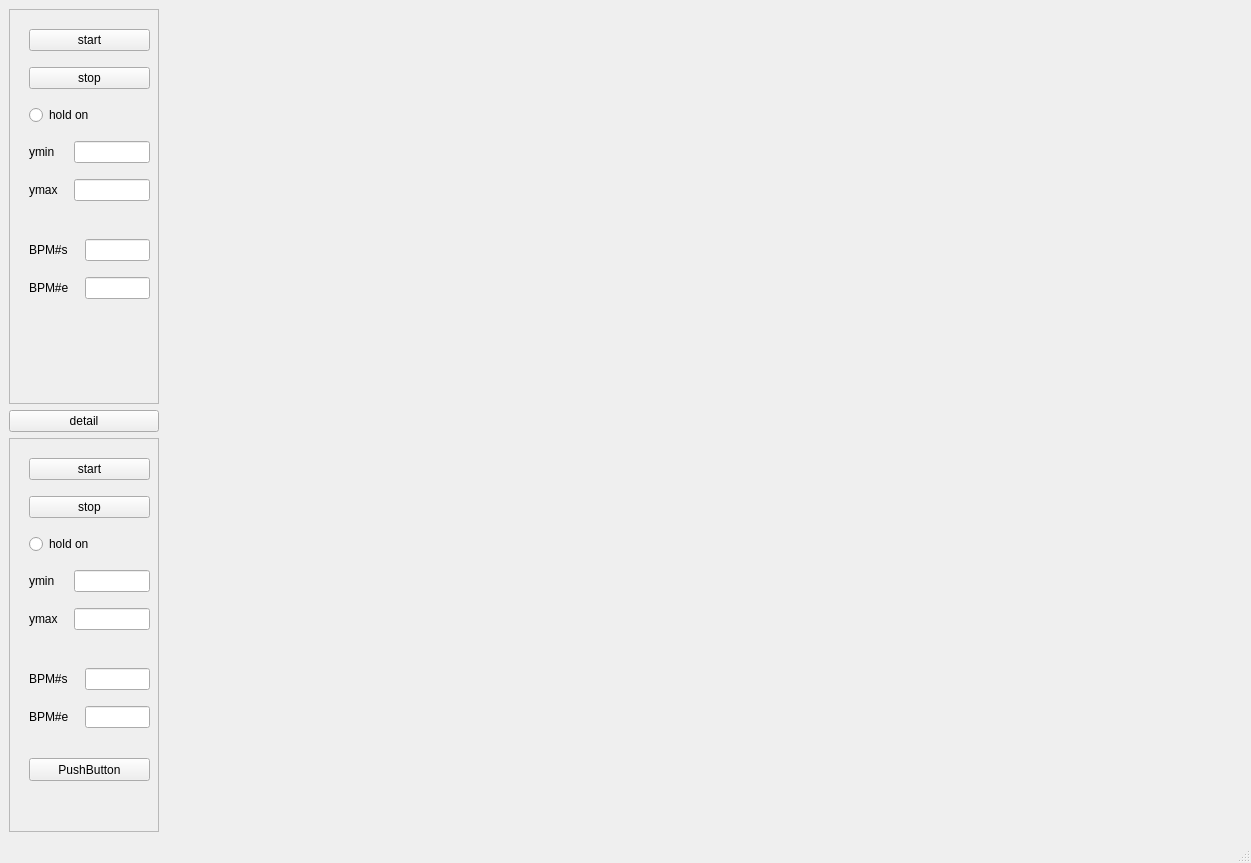
<?xml version="1.0" encoding="UTF-8"?>
<ui version="4.0">
 <class>MainWindow</class>
 <widget class="QMainWindow" name="MainWindow">
  <property name="geometry">
   <rect>
    <x>0</x>
    <y>0</y>
    <width>1251</width>
    <height>863</height>
   </rect>
  </property>
  <property name="windowTitle">
   <string>Orbit Display</string>
  </property>
  <widget class="QWidget" name="centralwidget">
   <layout class="QHBoxLayout" name="horizontalLayout">
    <item>
     <layout class="QHBoxLayout" name="horizontalLayout_2" stretch="1,5">
      <property name="sizeConstraint">
       <enum>QLayout::SetMinAndMaxSize</enum>
      </property>
      <item>
       <layout class="QVBoxLayout" name="verticalLayout_6">
        <item>
         <widget class="QFrame" name="frame_2">
          <property name="maximumSize">
           <size>
            <width>150</width>
            <height>16777215</height>
           </size>
          </property>
          <property name="frameShape">
           <enum>QFrame::StyledPanel</enum>
          </property>
          <property name="frameShadow">
           <enum>QFrame::Raised</enum>
          </property>
          <widget class="QWidget" name="layoutWidget_2">
           <property name="geometry">
            <rect>
             <x>20</x>
             <y>20</y>
             <width>121</width>
             <height>291</height>
            </rect>
           </property>
           <layout class="QVBoxLayout" name="verticalLayout_7">
            <property name="spacing">
             <number>16</number>
            </property>
            <item>
             <layout class="QVBoxLayout" name="verticalLayout_8">
              <property name="spacing">
               <number>16</number>
              </property>
              <item>
               <widget class="QPushButton" name="start_1">
                <property name="text">
                 <string>start</string>
                </property>
               </widget>
              </item>
              <item>
               <widget class="QPushButton" name="stop_1">
                <property name="text">
                 <string>stop</string>
                </property>
               </widget>
              </item>
              <item>
               <widget class="QRadioButton" name="hold_1">
                <property name="text">
                 <string>hold on</string>
                </property>
               </widget>
              </item>
             </layout>
            </item>
            <item>
             <layout class="QFormLayout" name="formLayout_3">
              <item row="0" column="0">
               <widget class="QLabel" name="label_5">
                <property name="text">
                 <string>ymin</string>
                </property>
               </widget>
              </item>
              <item row="0" column="1">
               <widget class="QLineEdit" name="QL_cxmin"/>
              </item>
              <item row="1" column="0">
               <widget class="QLabel" name="label_6">
                <property name="text">
                 <string>ymax</string>
                </property>
               </widget>
              </item>
              <item row="1" column="1">
               <widget class="QLineEdit" name="QL_cxmax"/>
              </item>
             </layout>
            </item>
            <item>
             <layout class="QFormLayout" name="formLayout_2">
              <item row="0" column="0">
               <widget class="QLabel" name="bPMSLabel">
                <property name="text">
                 <string>BPM#s</string>
                </property>
               </widget>
              </item>
              <item row="0" column="1">
               <widget class="QLineEdit" name="bPMSLineEdit"/>
              </item>
              <item row="1" column="0">
               <widget class="QLabel" name="bPMELabel">
                <property name="text">
                 <string>BPM#e</string>
                </property>
               </widget>
              </item>
              <item row="1" column="1">
               <widget class="QLineEdit" name="bPMELineEdit"/>
              </item>
             </layout>
            </item>
           </layout>
          </widget>
         </widget>
        </item>
        <item>
         <widget class="QPushButton" name="detail">
          <property name="text">
           <string>detail</string>
          </property>
         </widget>
        </item>
        <item>
         <widget class="QFrame" name="frame_3">
          <property name="maximumSize">
           <size>
            <width>150</width>
            <height>16777215</height>
           </size>
          </property>
          <property name="frameShape">
           <enum>QFrame::StyledPanel</enum>
          </property>
          <property name="frameShadow">
           <enum>QFrame::Raised</enum>
          </property>
          <widget class="QWidget" name="layoutWidget_3">
           <property name="geometry">
            <rect>
             <x>20</x>
             <y>20</y>
             <width>121</width>
             <height>291</height>
            </rect>
           </property>
           <layout class="QVBoxLayout" name="verticalLayout_9">
            <property name="spacing">
             <number>16</number>
            </property>
            <item>
             <layout class="QVBoxLayout" name="verticalLayout_10">
              <property name="spacing">
               <number>16</number>
              </property>
              <item>
               <widget class="QPushButton" name="start_2">
                <property name="text">
                 <string>start</string>
                </property>
               </widget>
              </item>
              <item>
               <widget class="QPushButton" name="stop_2">
                <property name="text">
                 <string>stop</string>
                </property>
               </widget>
              </item>
              <item>
               <widget class="QRadioButton" name="hold_2">
                <property name="text">
                 <string>hold on</string>
                </property>
               </widget>
              </item>
             </layout>
            </item>
            <item>
             <layout class="QFormLayout" name="formLayout_4">
              <item row="0" column="0">
               <widget class="QLabel" name="label_7">
                <property name="text">
                 <string>ymin</string>
                </property>
               </widget>
              </item>
              <item row="0" column="1">
               <widget class="QLineEdit" name="QL_cymin">
                <property name="text">
                 <string/>
                </property>
                <property name="placeholderText">
                 <string/>
                </property>
               </widget>
              </item>
              <item row="1" column="0">
               <widget class="QLabel" name="label_8">
                <property name="text">
                 <string>ymax</string>
                </property>
               </widget>
              </item>
              <item row="1" column="1">
               <widget class="QLineEdit" name="QL_cymax">
                <property name="text">
                 <string/>
                </property>
                <property name="placeholderText">
                 <string/>
                </property>
               </widget>
              </item>
             </layout>
            </item>
            <item>
             <layout class="QFormLayout" name="formLayout_5">
              <item row="0" column="0">
               <widget class="QLabel" name="bPMSLabel_2">
                <property name="text">
                 <string>BPM#s</string>
                </property>
               </widget>
              </item>
              <item row="0" column="1">
               <widget class="QLineEdit" name="bPMSLineEdit_2"/>
              </item>
              <item row="1" column="0">
               <widget class="QLabel" name="bPMYLabel">
                <property name="text">
                 <string>BPM#e</string>
                </property>
               </widget>
              </item>
              <item row="1" column="1">
               <widget class="QLineEdit" name="bPMYLineEdit"/>
              </item>
             </layout>
            </item>
           </layout>
          </widget>
          <widget class="QPushButton" name="pushButton">
           <property name="geometry">
            <rect>
             <x>20</x>
             <y>320</y>
             <width>121</width>
             <height>23</height>
            </rect>
           </property>
           <property name="text">
            <string>PushButton</string>
           </property>
          </widget>
         </widget>
        </item>
       </layout>
      </item>
      <item>
       <layout class="QVBoxLayout" name="verticalLayout_4">
        <property name="sizeConstraint">
         <enum>QLayout::SetFixedSize</enum>
        </property>
        <item>
         <widget class="MplWidget" name="graphWidget_1" native="true"/>
        </item>
        <item>
         <widget class="MplWidget" name="graphWidget_2" native="true"/>
        </item>
       </layout>
      </item>
     </layout>
    </item>
   </layout>
  </widget>
  <widget class="QStatusBar" name="statusbar"/>
 </widget>
 <customwidgets>
  <customwidget>
   <class>MplWidget</class>
   <extends>QWidget</extends>
   <header>mplwidget.h</header>
   <container>1</container>
  </customwidget>
 </customwidgets>
 <resources/>
 <connections/>
</ui>
